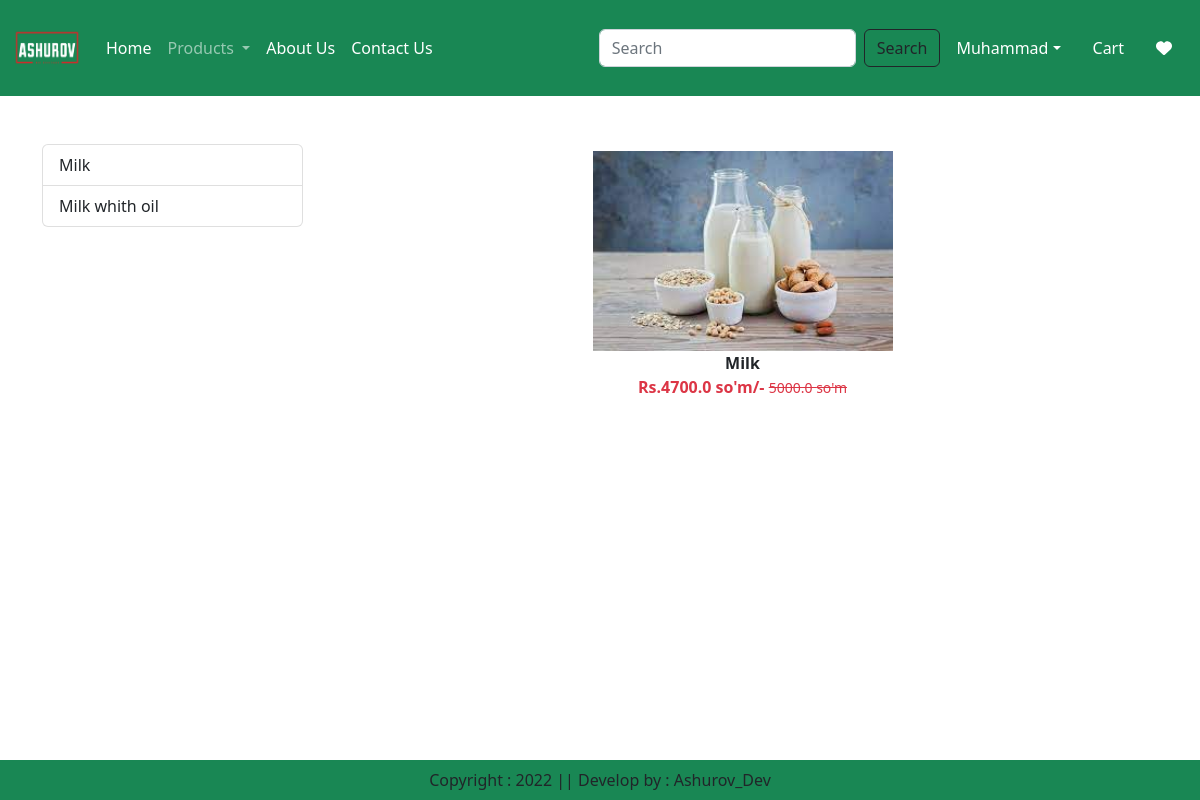
The page /category-title/Milk (signed in) on the database its author committed.
### app/models.py (models this page shows, shortened)
class Product(models.Model):
    title = models.CharField(max_length=100)
    selling_price = models.FloatField()
    discounted_price = models.FloatField()
    description = models.TextField()
    composition = models.TextField(default='')
    prodapp = models.TextField(default='')
    category = models.CharField(choices=CATEGORY_CHOICES, max_length=2)
    product_image = models.ImageField(upload_to='product')

### app/views.py (the view)
# urls.py: path('category-title/<val>', CategoryTitle.as_view(), name='category-title'),
@method_decorator(login_required, name='dispatch')
class CategoryTitle(View):
    def get(self, request, val):
        product = Product.objects.filter(title=val)
        title = Product.objects.filter(category=product[0].category).values('title')
        totalitem = 0
        wishitem = 0
        if request.user.is_authenticated:
            totalitem = len(Cart.objects.filter(user=request.user))
            wishitem = len(Wishlist.objects.filter(user=request.user))
        return render(request, "app/category.html", locals())

### app/templates/app/category.html (shortened to what this page needs)
{% extends 'app/base.html' %}
{% load static %}
{% block main-content %}
    <div class="container my-5">
        <div class="row">
            <div class="col-sm-3">
                <div class="list-group">
                    {% for val in title %}
                        <a href="{% url 'category-title' val.title %}" class="list-group-item list-group-item-action"
                           aria-current="true">{{ val.title }}</a>
                    {% endfor %}
                </div>
            </div>
            <div class="col-sm-9">
                <div class="row">
                    {% for prod in product %}
                        <div class="col text-center mb-4">
                            <a href="{% url 'product-detail' prod.id %}" class="btn">
                            <div>
                                <img src="{{ prod.product_image.url }}" width="300px" height="200px">
                                <div class="fw-bold">{{ prod.title }} </div>
                                <div class="fw-bold text-danger">
                                    Rs.{{ prod.discounted_price }} so'm/-
                                    <small class="fw-light text-decoration-line-through">{{ prod.selling_price }} so'm</small>
                                </div>
                            </div>
                            </a>
                        </div>
                    {% endfor %}
                </div>
            </div>
        </div>
    </div>
{% endblock main-content %}

### app/templates/app/base.html (shortened to what this page needs)
<!DOCTYPE html>
{% load static %}
<html lang="en">
<head>
    <link href="https://cdn.jsdelivr.net/npm/bootstrap@5.2.3/dist/css/bootstrap.min.css" rel="stylesheet">
    <link rel="stylesheet" href="https://cdnjs.cloudflare.com/ajax/libs/font-awesome/6.2.1/css/all.min.css" />
    <link rel="stylesheet" href="{% static 'app/css/owl.carousel.min.css' %}">
    <link rel="stylesheet" href="{% static 'app/css/all.min.css' %}">
    <link rel="stylesheet" href="{% static 'app/css/style.css' %}">
</head>
<body>
    <nav class="navbar navbar-expand-lg navbar-dark bg-success">
      <div class="container-fluid">
        <a class="navbar-brand" href="{% url 'home' %}">
            <img src="{% static 'app/images/product/Logo_white.png' %}" width="70" height="70"/>
        </a>
        <div class="collapse navbar-collapse" id="navbarSupportedContent">
          <ul class="navbar-nav me-auto mb-2 mb-lg-0">
            {% if request.user.is_authenticated %}
            <li class="nav-item">
              <a class="nav-link active" aria-current="page" href="/">Home</a>
            </li>
            <li class="nav-item dropdown">
              <a class="nav-link dropdown-toggle" href="#" role="button" data-bs-toggle="dropdown" aria-expanded="false">
                Products
              </a>
            </li>
            <li class="nav-item">
              <a class="nav-link text-white" href="{% url 'about' %}">About Us</a>
            </li>
            <li class="nav-item">
              <a class="nav-link text-white" href="{% url 'contact' %}">Contact Us</a>
            </li>
          </ul>
          <form class="d-flex" role="search" action="/search">
            <input class="form-control me-2" type="search" placeholder="Search" name="search" aria-label="Search">
            <button class="btn btn-outline-dark" type="submit">Search</button>
          </form>
        </div>
        <ul class="navbar-nav me-auto mb-2 mb-lg-0">
            <li class="nav-item dropdown mx-2">
                <a class="nav-link dropdown-toggle text-white" href="#"
                id="profileDropdown" role="button" data-bs-toggle="dropdown"
                aria-expanded="false">{{ user|title }}</a>
            </li>
            <li class="nav-item mx-2">
                <a href="{% url 'showcart' %}" class="nav-link text-white"> Cart</a>
            </li>
            <li class="nav-item mx-2">
                <a href="{% url 'showwishlist' %}" class="nav-link text-white">
                    <i class="fa fa-heart"></i></a>
            </li>
            {% endif %}
        </ul>
      </div>
    </nav>
    {% block main-content %}{% endblock main-content %}
    <br><br>
    <br><br>
    <br><br>
    <br><br>
    <footer class="container-fluid fixed-bottom bg-success text-center p-2 mt-5">
        Copyright : 2022  || Develop by : Ashurov_Dev
    </footer>
</body>
</html>

### rows shown on the page
Product: product_image (picture), title "Milk", discounted_price "4700.0", selling_price "5000.0"

### other values the page prints
{{ user|title }} "Muhammad"
{{ val.title }} "Milk" "Milk whith oil"
